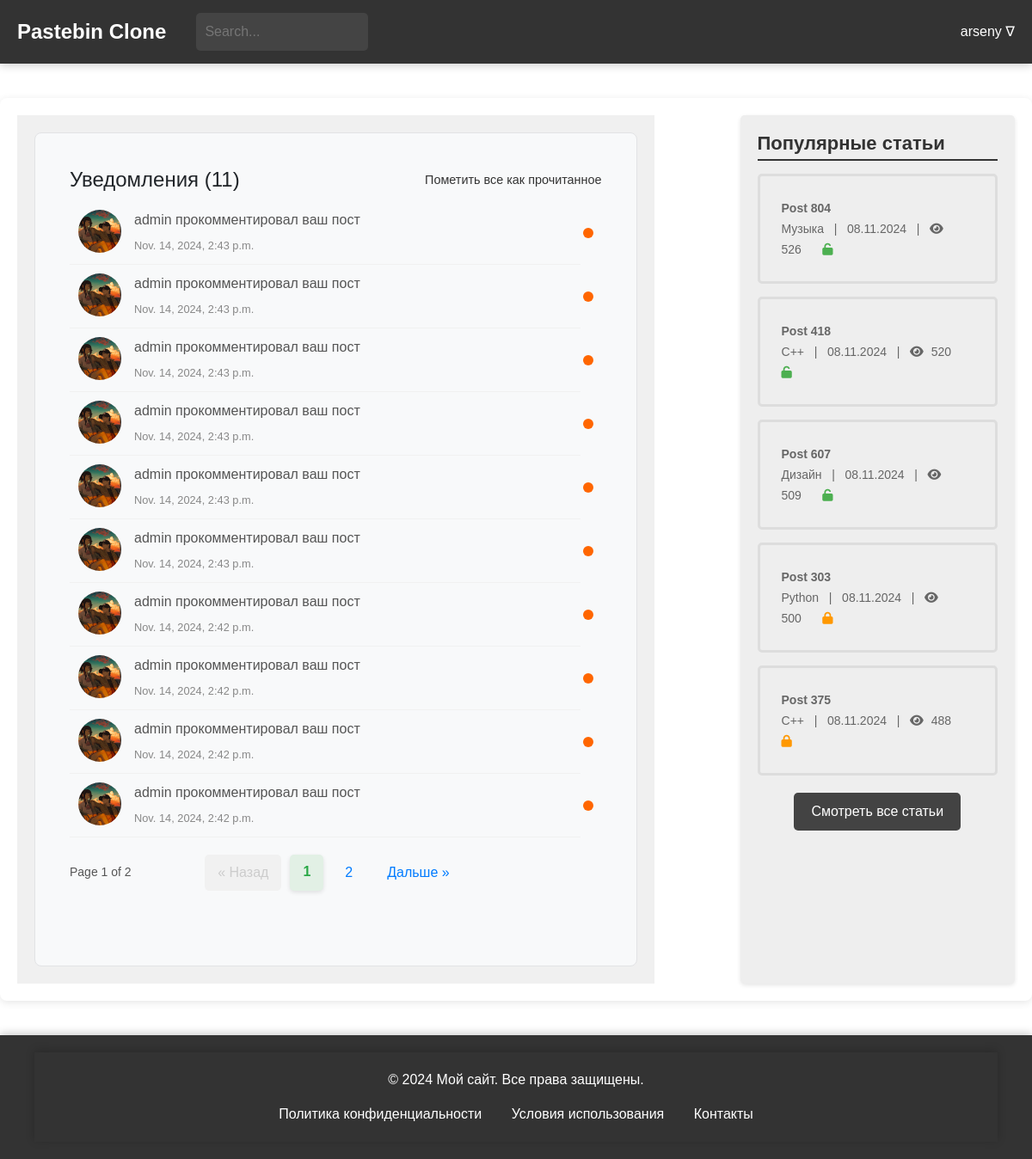
The page /general/notifications/ (signed in) on the database its author committed.
### users/models.py (models this page shows)
class CustomUser(AbstractUser):
    bio = models.TextField(blank=True, null=True)
    favorites = models.ManyToManyField('blog.Paste', related_name='favorited_by', blank=True)
    address = models.CharField(max_length=100, blank=True, null=True)
    avatar = models.ImageField(upload_to='avatars/', blank=True, null=True)
    groups = models.ManyToManyField(
        'auth.Group',
        related_name='customuser_set',
        blank=True
    )
    user_permissions = models.ManyToManyField(
        'auth.Permission',
        related_name='customuser_set',
        blank=True
    )
    def __str__(self):
        return self.username
    class Meta:
        verbose_name = "Пользователь"
        verbose_name_plural = "Пользователи"

### general/models.py (models this page shows)
class Notifications(models.Model):
    COMMENT = 1
    LIKE = 2
    DISLIKE = 3
    FAVOURITE = 4
    NOTE_TYPES = [
        (1, 'Comment'),
        (2, 'Like'),
        (3, 'Dislike'),
        (4, 'Favourite'),
    ]
    user = models.ForeignKey(CustomUser, on_delete=models.CASCADE, related_name='note_receiver', default=None)
    sender = models.ForeignKey(CustomUser, on_delete=models.CASCADE, related_name='note_sender', default=None)
    post = models.ForeignKey(Paste, on_delete=models.CASCADE)
    send_time = models.DateTimeField(auto_now_add=True)
    is_checked = models.BooleanField(default=False)
    notification_type = models.IntegerField(choices=NOTE_TYPES, max_length=1)
    class Meta:
        verbose_name = 'Уведомление'
        verbose_name_plural = 'Уведомления'
    def get_notification_message(self):
        if self.notification_type == 1:
            return f'{self.sender} прокомментировал ваш пост'
        elif self.notification_type == 2:
            return f'{self.sender} лайкнул ваш пост'
        elif self.notification_type == 3:
            return f'{self.sender} поставил дизлайк вашему посту'
        elif self.notification_type == 4:
            return f'{self.sender} добавил ваш пост в избранное'
        return 'Неизвестное уведомление'

### blog/models.py (models this page shows, shortened)
class Paste(models.Model):
    ACCESS_STATUS_CHOICES = [
        (0, 'Private'),
        (1, 'Public'),
        (2, 'Draft'),
    ]
    TIME_LIVE_CHOICES = [
        (None, 'Никогда'),
        (timedelta(minutes=2), 'Через 2 минуты'),
        (timedelta(hours=1), 'Через 1 час'),
        (timedelta(days=1), 'Через 1 день'),
        (timedelta(weeks=1), 'Через 1 неделю'),
    ]
    title = models.CharField(max_length=200)
    content = models.TextField()
    author = models.ForeignKey(User, on_delete=models.CASCADE)
    created_at = models.DateTimeField(auto_now_add=True)
    updated_at = models.DateTimeField(auto_now=True)
    slug = models.UUIDField(default=uuid.uuid4, editable=False, unique=True)
    tags = models.ManyToManyField(Tag, related_name='posts')
    category = models.ForeignKey(Category, on_delete=models.SET_NULL, null=True)
    access_status = models.IntegerField(choices=ACCESS_STATUS_CHOICES, default=1)
    time_live = models.DurationField(null=True, blank=True)
    password = models.CharField(max_length=100, null=True, blank=True)
    is_delete_after_read = models.BooleanField(default=False)
    views_count = models.PositiveIntegerField(default=0)
    favourite_count = models.PositiveIntegerField(default=0)
    def get_formatted_created_at(self):
        return self.created_at.strftime('%d.%m.%Y')
    class Meta:
        verbose_name = 'Паста'
        verbose_name_plural = 'Паста'

class Category(models.Model):
    name = models.CharField(max_length=30, unique=True)
    parent = models.ForeignKey(
        'self',
        on_delete=models.CASCADE,
        null=True, blank=True,
        related_name='subcategories'
    )
    def __str__(self):
        return self.name
    class Meta:
        verbose_name = 'Категория'
        verbose_name_plural = 'Категории'

### general/views.py (the view)
# urls.py: path('notifications/', views.notifications, name='notifications'),
def notifications(request):
    notes = Notifications.objects.all().filter(user=request.user).order_by('-send_time')
    popular_posts = Paste.objects.order_by('-views_count')[:5]
    paginator = Paginator(notes, 10)
    page_number = request.GET.get('page')
    page_obj = paginator.get_page(page_number)
    return render(request, 'notifications.html', {
        'popular_posts': popular_posts,
        'notes': notes,
        'page_obj': page_obj,
    })

### general/context_processors.py (called while the page is built)
def unread_counts(request):
    if request.user.is_authenticated:
        unread_messages_count = Messages.objects.filter(user=request.user, is_checked=False).count()
        unread_notifications_count = Notifications.objects.filter(user=request.user, is_checked=False).count()
    else:
        unread_messages_count = 0
        unread_notifications_count = 0
    return {
        'unread_messages_count': unread_messages_count,
        'unread_notifications_count': unread_notifications_count,
    }

### general/templates/notifications.html (shortened to what this page needs)
{% extends 'blog/temps/base.html' %}
{% load static %}
{% block head %}
<link href="https://stackpath.bootstrapcdn.com/bootstrap/4.5.2/css/bootstrap.min.css" rel="stylesheet">
<link rel="stylesheet" href="https://cdnjs.cloudflare.com/ajax/libs/font-awesome/5.15.1/css/all.min.css">
<link rel="stylesheet" href="https://cdnjs.cloudflare.com/ajax/libs/font-awesome/6.0.0-beta3/css/all.min.css">
<link rel="stylesheet" type="text/css" href="{% static 'css/notifications.css' %}">
{% endblock %}
{% block content %}
<main>
    <div class="main-container">
        <div class="left-block">
            <div class="card notifications-block">
                <div class="card-body">
                    <div class="card-title-container">
                        <h4 class="card-title">Уведомления ({{ unread_notifications_count }})</h4>
                        <a href="{% url 'general:mark-all-notes-read' %}" class="mark-all-read">Пометить все как
                            прочитанное</a>
                    </div>
                    <ul class="notifications-list">
                        {% for notification in page_obj %}
                        <li class="notification-item">
                            <a href="{% url 'general:mark-notification-read' notification.id %}"
                               class="notification-link">
                                <div class="notification-avatar">
                                    <img src="{% if notification.sender.avatar %}{{ notification.sender.avatar.url }}{% else %}https://th.bing.com/th/id/OIP.0TsJGYhWWOy_hBFOH0hX-gHaHa?rs=1&pid=ImgDetMain{% endif %}"
                                         alt="Avatar" class="avatar-img">
                                </div>
                                <div class="notification-content">
                                    <p class="notification-message">{{ notification.get_notification_message }}</p>
                                    <span class="notification-time">{{ notification.send_time }}</span>
                                </div>
                                {% if not notification.is_checked %}
                                <span class="notification-badge"></span>
                                {% endif %}
                            </a>
                        </li>
                        {% empty %}
                        <p class="no-notifications">Нет новых уведомлений.</p>
                        {% endfor %}
                    </ul>
                    {% include 'temps/notifications_paginator.html' %}
                </div>
            </div>
        </div>
        {% include 'blog/temps/popular_posts.html' %}
    </div>
</main>
{% endblock %}

### blog/templates/blog/temps/header.html (shortened to what this page needs)
{% load static %}
<head>
    <link rel="stylesheet" type="text/css" href="{% static 'css/header.css' %}">
</head>
<header>
    <div class="header-container">
        <a href="{% url 'blog:index' %}" style='all: unset;'>
            <div class="header-logo">Pastebin Clone</div>
        </a>
        <div class="header-search">
            <form method="get" action="{% url 'blog:posts-list' %}">
                <input type="search" name="search" placeholder="Search..." value="{{ search_query }}">
            </form>
        </div>
        {% if request.user.is_authenticated %}
        <div class="header-auth">
            <span class="dropdown-toggle" style="margin-left: 10px; position: relative;">
                {{ request.user.username }} &#8711;
            </span>
        </div>
        {% else %}
        <div class="header-auth">
            <a href="{% url 'users:login' %}" class="auth-link">Log In /</a>
            <a href="{% url 'users:register' %}" class="auth-link">Sign In</a>
        </div>
        {% endif %}
    </div>
</header>

### blog/templates/blog/temps/popular_posts.html
{% load static %}
<head>
    <link rel="stylesheet" type="text/css" href="{% static 'css/popular_posts.css' %}">
    <link rel="stylesheet" href="https://cdnjs.cloudflare.com/ajax/libs/font-awesome/6.0.0-beta3/css/all.min.css">
</head>
<div class="right-block">
    <h2>Популярные статьи</h2>
    <ul>
        {% for popular_post in popular_posts %}
        <li>
            <a href="{% url 'blog:post-detail' popular_post.slug %}">
                <span class="article-title">{{popular_post.title}}</span>
                <br>
                <span class="article-meta">{{ popular_post.category }} &nbsp; | &nbsp; {{ popular_post.get_formatted_created_at }} &nbsp; |  &nbsp;
                                    <i class="fa fa-eye"></i> <span
                            class="view-count">{{popular_post.views_count}}</span></span>
                {% if popular_post.password %}
                <span><i class="fa fa-lock" aria-hidden="true" style="color: #FF9800;"></i></span>
                {% else %}
                <span><i class="fa fa-unlock" aria-hidden="true" style="color: #4CAF50;"></i></span>
                {% endif %}
            </a>
        </li>
        {% endfor %}
    </ul>
     <div class="all-posts-link">
        <a href="{% url 'blog:posts-list' %}">Смотреть все статьи</a>
    </div>
</div>

### general/static/css/notifications.css (style rules this page uses)
body { margin: 0; padding: 0; font-family: Arial, sans-serif; }
.main-container { display: flex; justify-content: space-between; max-width: 1400px; margin: 40px auto; padding: 20px; box-shadow: 0 2px 10px rgba(0, 0, 0, 0.1); border-radius: 8px; background-color: #ffffff; min-height: 1050px; }
.left-block { width: 70%; background-color: #f0f0f0; padding: 20px; margin-right: 50px; overflow-y: auto; flex-grow: 1; }
.right-block { width: 30%; background-color: #eeeeee; padding: 20px; height: auto; border-radius: 5px; margin-left: 50px; }
.right-block h2 { font-size: 22px; font-weight: bold; margin-bottom: 15px; color: #333; border-bottom: 2px solid #333333FF; padding-bottom: 5px; }
.right-block ul { list-style: none; padding: 0; margin: 0; }
.right-block li { margin-bottom: 15px; padding: 10px; border: 3px solid #ddd; border-radius: 5px; transition: background-color 0.3s; }
.right-block a { display: block; padding: 15px; color: #333; text-decoration: none; border-radius: 5px; transition: background-color 0.3s; }
.right-block span { font-size: 14px; color: #666; }
.right-block i { font-size: 14px; margin-right: 5px; }
.article-title { font-weight: bold; font-size: 34px; }
.view-count { margin-left: 0; }
.notifications-block { background-color: #f8f9fa; border: 1px solid #e2e3e5; border-radius: 8px; padding: 20px; display: flex; flex-direction: column; justify-content: space-between; height: 100%; }
.notifications-list { list-style: none; padding: 0; flex-grow: 1; overflow-y: auto; margin-bottom: 20px; }
.notification-item { padding: 0; }
.notification-link { display: flex; align-items: flex-start; padding: 10px; border-bottom: 1px solid #f1f1f1; text-decoration: none; color: inherit; transition: background-color 0.3s; }
.notification-avatar { margin-right: 15px; }
.avatar-img { width: 50px; height: 50px; border-radius: 50%; object-fit: cover; }
.notification-content { flex-grow: 1; }
.notification-message { font-size: 1em; margin-bottom: 5px; color: #555; }
.notification-time { font-size: 0.8em; color: #888; }
.notification-item { position: relative; padding-right: 25px; }
.notification-badge { position: absolute; top: 50%; right: 10px; width: 12px; height: 12px; background-color: #ff6600; border-radius: 50%; display: inline-block; transform: translateY(-50%); }
.card-title-container { display: flex; justify-content: space-between; align-items: center; margin-bottom: 10px; }
.card-title { margin: 0; font-size: 1.5em; }
.mark-all-read { font-size: 0.9em; color: #333333; text-decoration: none; cursor: pointer; }

### blog/static/css/header.css (style rules this page uses)
header { width: 100%; background-color: #333; }
.header-container { color: #fff; padding: 15px 20px; display: flex; align-items: center; box-shadow: 0 2px 10px rgba(0, 0, 0, 0.2); max-width: 1400px; margin: 0 auto; }
.header-logo { font-size: 24px; font-weight: bold; margin-right: 15px; }
.header-search { flex-grow: 1; display: flex; margin-left: 20px; }
.header-search input[type="search"] { padding: 10px; border: none; border-radius: 5px; background-color: #444; color: #fff; transition: background-color 0.3s; width: 200px; }
.header-auth { display: flex; align-items: center; position: relative; }
.dropdown-toggle::after { display: none; }
.notification-badge { position: absolute; top: 50%; right: 10px; width: 12px; height: 12px; background-color: #ff6600; border-radius: 50%; display: inline-block; text-align: center; font-size: 10px; color: white; line-height: 12px; transform: translateY(-50%); }
.notification-item { position: relative; padding-right: 25px; }

### blog/static/css/footer.css (style rules this page uses)
html, body { height: 100%; margin: 0; }
body { display: flex; flex-direction: column; }
main { flex: 1; }

### rows shown on the page
CustomUser: user.username "arseny"
Notifications: sender.avatar (picture), get_notification_message "admin прокомментировал ваш пост", send_time "Nov. 14, 2024, 2:43 p.m.", is_checked False (drawn)
Notifications: sender.avatar (picture), get_notification_message "admin прокомментировал ваш пост", send_time "Nov. 14, 2024, 2:43 p.m.", is_checked False (drawn)
Notifications: sender.avatar (picture), get_notification_message "admin прокомментировал ваш пост", send_time "Nov. 14, 2024, 2:43 p.m.", is_checked False (drawn)
Notifications: sender.avatar (picture), get_notification_message "admin прокомментировал ваш пост", send_time "Nov. 14, 2024, 2:43 p.m.", is_checked False (drawn)
Notifications: sender.avatar (picture), get_notification_message "admin прокомментировал ваш пост", send_time "Nov. 14, 2024, 2:43 p.m.", is_checked False (drawn)
Notifications: sender.avatar (picture), get_notification_message "admin прокомментировал ваш пост", send_time "Nov. 14, 2024, 2:43 p.m.", is_checked False (drawn)
Notifications: sender.avatar (picture), get_notification_message "admin прокомментировал ваш пост", send_time "Nov. 14, 2024, 2:42 p.m.", is_checked False (drawn)
Notifications: sender.avatar (picture), get_notification_message "admin прокомментировал ваш пост", send_time "Nov. 14, 2024, 2:42 p.m.", is_checked False (drawn)
Notifications: sender.avatar (picture), get_notification_message "admin прокомментировал ваш пост", send_time "Nov. 14, 2024, 2:42 p.m.", is_checked False (drawn)
Notifications: sender.avatar (picture), get_notification_message "admin прокомментировал ваш пост", send_time "Nov. 14, 2024, 2:42 p.m.", is_checked False (drawn)
Paste: title "Post 804", category "Музыка", get_formatted_created_at "08.11.2024", views_count "526"
Paste: title "Post 418", category "С++", get_formatted_created_at "08.11.2024", views_count "520"
Paste: title "Post 607", category "Дизайн", get_formatted_created_at "08.11.2024", views_count "509"
Paste: title "Post 303", category "Python", get_formatted_created_at "08.11.2024", views_count "500"
Paste: title "Post 375", category "С++", get_formatted_created_at "08.11.2024", views_count "488"

### other values the page prints
{{ unread_notifications_count }} "11"
{{ page_obj.number }} "1"
{{ page_obj.paginator.num_pages }} "2"
{{ num }} "1"
{{ num }} "2"
